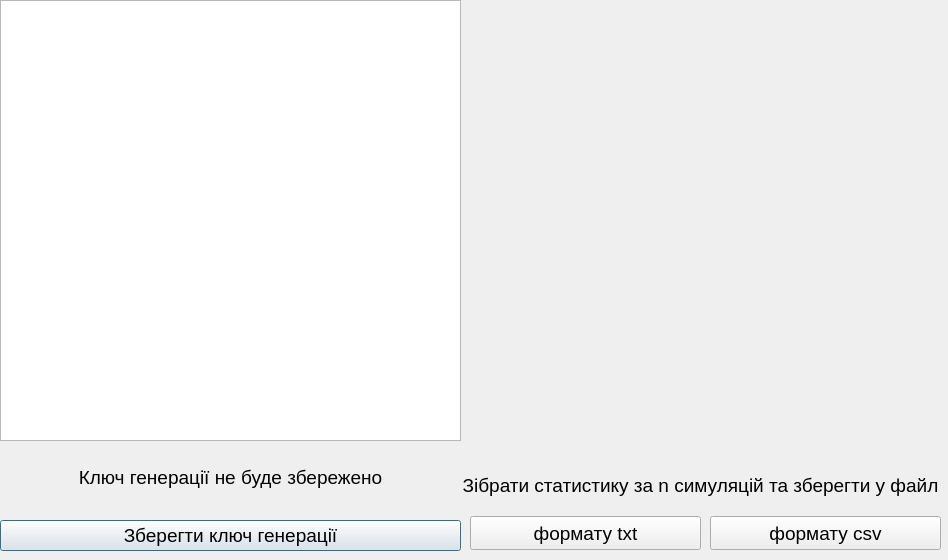
<?xml version="1.0" encoding="UTF-8"?>
<ui version="4.0">
 <class>ResultWindow</class>
 <widget class="QDialog" name="ResultWindow">
  <property name="geometry">
   <rect>
    <x>0</x>
    <y>0</y>
    <width>948</width>
    <height>560</height>
   </rect>
  </property>
  <property name="windowTitle">
   <string>Dialog</string>
  </property>
  <widget class="QWidget" name="verticalLayoutWidget">
   <property name="geometry">
    <rect>
     <x>0</x>
     <y>0</y>
     <width>461</width>
     <height>441</height>
    </rect>
   </property>
   <layout class="QVBoxLayout" name="verticalLayout">
    <item>
     <widget class="QListWidget" name="resList"/>
    </item>
   </layout>
  </widget>
  <widget class="QLabel" name="statisticInformation">
   <property name="geometry">
    <rect>
     <x>470</x>
     <y>10</y>
     <width>471</width>
     <height>451</height>
    </rect>
   </property>
   <property name="font">
    <font>
     <pointsize>14</pointsize>
    </font>
   </property>
   <property name="locale">
    <locale language="Ukrainian" country="Ukraine"/>
   </property>
   <property name="text">
    <string/>
   </property>
   <property name="alignment">
    <set>Qt::AlignCenter</set>
   </property>
  </widget>
  <widget class="QWidget" name="layoutWidget">
   <property name="geometry">
    <rect>
     <x>0</x>
     <y>440</y>
     <width>461</width>
     <height>111</height>
    </rect>
   </property>
   <layout class="QVBoxLayout" name="verticalLayout_2">
    <item>
     <widget class="QLabel" name="keyStatus">
      <property name="font">
       <font>
        <pointsize>14</pointsize>
       </font>
      </property>
      <property name="locale">
       <locale language="Ukrainian" country="Ukraine"/>
      </property>
      <property name="text">
       <string>Ключ генерації не буде збережено</string>
      </property>
      <property name="alignment">
       <set>Qt::AlignCenter</set>
      </property>
     </widget>
    </item>
    <item>
     <widget class="QPushButton" name="saveKey">
      <property name="enabled">
       <bool>true</bool>
      </property>
      <property name="font">
       <font>
        <pointsize>14</pointsize>
        <kerning>true</kerning>
       </font>
      </property>
      <property name="locale">
       <locale language="Ukrainian" country="Ukraine"/>
      </property>
      <property name="text">
       <string>Зберегти ключ генерації</string>
      </property>
     </widget>
    </item>
   </layout>
  </widget>
  <widget class="QLabel" name="nModelsLabel">
   <property name="geometry">
    <rect>
     <x>460</x>
     <y>460</y>
     <width>481</width>
     <height>51</height>
    </rect>
   </property>
   <property name="font">
    <font>
     <pointsize>14</pointsize>
    </font>
   </property>
   <property name="text">
    <string>Зібрати статистику за n симуляцій та зберегти у файл</string>
   </property>
   <property name="alignment">
    <set>Qt::AlignCenter</set>
   </property>
  </widget>
  <widget class="QPushButton" name="saveCsv">
   <property name="geometry">
    <rect>
     <x>710</x>
     <y>516</y>
     <width>231</width>
     <height>34</height>
    </rect>
   </property>
   <property name="font">
    <font>
     <pointsize>14</pointsize>
    </font>
   </property>
   <property name="text">
    <string>формату csv</string>
   </property>
  </widget>
  <widget class="QPushButton" name="saveTxt">
   <property name="geometry">
    <rect>
     <x>470</x>
     <y>516</y>
     <width>231</width>
     <height>34</height>
    </rect>
   </property>
   <property name="font">
    <font>
     <pointsize>14</pointsize>
    </font>
   </property>
   <property name="text">
    <string>формату txt</string>
   </property>
  </widget>
 </widget>
 <resources/>
 <connections/>
</ui>
